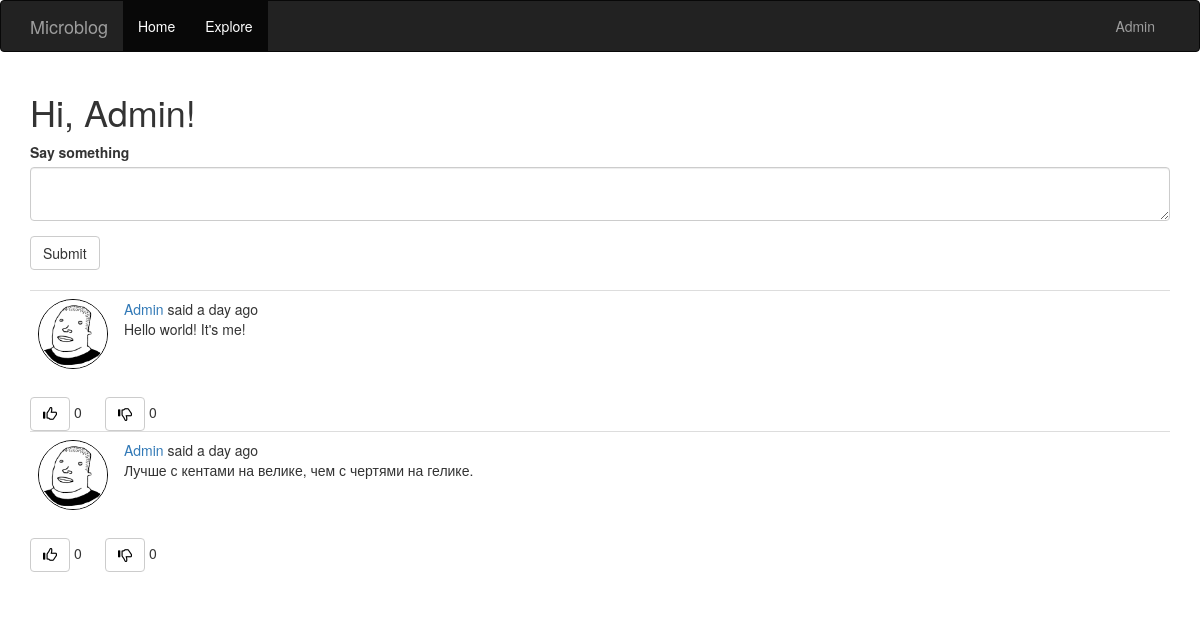
/blog (signed in), run on the app's committed database.
### app/models.py (models this page shows, shortened)
class User(UserMixin ,db.Model):
    id = db.Column(db.Integer, primary_key=True)
    username = db.Column(db.String(64), index=True, unique=True)
    email = db.Column(db.String(128), index=True, unique=True)
    password_hash = db.Column(db.String(128))
    posts = db.relationship('Post', backref='author', lazy='dynamic')
    about_me = db.Column(db.String(256))
    image_file = db.Column(db.String(20), nullable=False, default='default.png')
    last_seen = db.Column(db.DateTime, default=datetime.utcnow)
    followed = db.relationship(
        'User', secondary=followers,
        primaryjoin=(followers.c.follower_id==id),
        secondaryjoin=(followers.c.followed_id==id),
        backref=db.backref('followers', lazy='dynamic'), lazy='dynamic')
    liked = db.relationship(
        'PostLike',
        foreign_keys='PostLike.user_id',
        backref='user', lazy='dynamic')
    disliked = db.relationship(
        'PostDislike',
        foreign_keys='PostDislike.user_id',
        backref='user', lazy='dynamic')
    def has_liked_post(self, post):
        return PostLike.query.filter(
            PostLike.user_id == self.id,
            PostLike.post_id == post.id).count() > 0
    def has_disliked_post(self, post):
        return PostDislike.query.filter(
            PostDislike.user_id == self.id,
            PostDislike.post_id == post.id).count() > 0
    def followed_posts(self):
        followed = Post.query.join(
            followers, (followers.c.followed_id==Post.user_id)).filter(
                followers.c.follower_id==self.id)
        own = Post.query.filter_by(user_id=self.id)
        return followed.union(own).order_by(Post.timestamp.desc())

class Post(db.Model):
    id = db.Column(db.Integer, primary_key=True)
    body = db.Column(db.String(1024))
    timestamp = db.Column(db.DateTime, index=True, default=datetime.utcnow)
    user_id = db.Column(db.Integer, db.ForeignKey('user.id'))
    likes = db.relationship('PostLike', backref='post', lazy='dynamic')
    dislikes = db.relationship('PostDislike', backref='post', lazy='dynamic')

### app/routes.py (the view)
@app.route("/", methods=['GET', 'POST'])
@app.route("/blog", methods=['GET', 'POST'])
@login_required
def blog():
    form = PostForm()
    if form.validate_on_submit():
        post = Post(body=form.post.data, author=current_user)
        db.session.add(post)
        db.session.commit()
        flash(_('Your post is now live!'))
        return redirect(url_for('blog'))
    page = request.args.get('page', 1, type=int)
    posts = current_user.followed_posts().paginate(
        page, app.config['POSTS_PER_PAGE'], False)
    next_url = url_for('blog', page=posts.next_num) \
        if posts.has_next else None
    prev_url = url_for('blog', page=posts.prev_num) \
        if posts.has_prev else None
    return render_template('blog.html', title='Home Page', form=form,
                            posts=posts.items, next_url=next_url,
                            prev_url=prev_url)

### app/forms.py
class PostForm(FlaskForm):
    post = TextAreaField(_l('Say something'), validators=[
        DataRequired(), Length(min=1, max=140)])
    submit = SubmitField(_l('Submit'))

### app/models.py (called while the page is built)
@login.user_loader
def load_user(id):
    return User.query.get(int(id))

### app/routes.py (called while the page is built)
@app.before_request
def before_request():
    if current_user.is_authenticated:
        current_user.last_seen = datetime.utcnow()
        db.session.commit()

### app/templates/blog.html (shortened to what this page needs)
{% extends 'base.html' %}
{% import 'bootstrap/wtf.html' as wtf %}
{% block app_content %}
    <h1>{{ _('Hi, %(username)s!', username=current_user.username) }} </h1>
    {% if form %}
    {{ wtf.quick_form(form) }}
    <br>
    {% endif %}
    {% for post in posts %}
        {% include '_post.html' %}
        {% include '_like.html' %}
    {% endfor %}
{% endblock  %}

### app/templates/base.html (shortened to what this page needs)
{% extends 'bootstrap/base.html' %}
{% block navbar %}
    <nav class="navbar navbar-inverse">
        <div class="container">
            <div class="navbar-header">
                <a class="navbar-brand" href="{{url_for('blog') }}">Microblog</a>
            </div>
            <div class="collapse navbar-collapse" id="bs-example-navbar-collapse-1">
                <ul class="nav navbar-nav">
                    <li class="active"><a href="{{ url_for('blog') }}">{{ _('Home') }}</a></li>
                    <li class="active"><a href="{{ url_for('explore') }}">{{ _('Explore') }}</a></li>
                </ul>
                <ul class="nav navbar-nav navbar-right">
                    {% if current_user.is_anonymous %}
                    <li><button type="submit" class="btn btn-default"><a href="{{ url_for('login') }}">{{ _('Sign in') }}</a></button></li>
                    {% else %}
                    <li class="dropdown">
                        <a href="#" class="dropdown-toggle" data-toggle="dropdown" role="button" aria-haspopup="true" aria-expanded="false">{{ current_user.username }}</a>
                    </div>
                    {% endif %}
            </div>
    </nav>
{% endblock  %}
{% block content %}
    <div class="container">
        {% block app_content %}{% endblock  %}
{% endblock  %}

### app/templates/_post.html (shortened to what this page needs)
<table class="table table-hover">
    <tr>
        <td width="70px">
            <a href="{{ url_for('user', username=post.author.username) }}">
                <img src="{{ url_for('static', filename='avatars/' + post.author.image_file) }}" class="img-circle" width="70" height="70" style="border:1px solid black">
            </a>
        </td>
        <td>
            {{ _('%(username)s said %(when)s', username=user_link, when=moment(post.timestamp).fromNow()) }}
            <br>
            {{ post.body }}
        </td>
    </tr>
</table>

### app/templates/_like.html
<table>
    <tr>
        <td width='75px'>
            {% if current_user.has_liked_post(post) %}
            <a href="{{ url_for('like_action', post_id=post.id, action='unlike') }}" title="You're liked this post">
                <button type="button" class="btn btn-default" aria-label="Left Align">
                    <span class="glyphicon glyphicon-thumbs-up" style="color:blue" aria-hidden="true"></span>
                </button>
            </a>
            {% else %}
            <a href="{{ url_for('like_action', post_id=post.id, action='like') }}">
                <button type="button" class="btn btn-default" aria-label="Left Align">
                    <span class="glyphicon glyphicon-thumbs-up" style="color:black" aria-hidden="true"></span>
                </button>
            </a>
        {% endif %}
        {{ post.likes.count() }}
        </td>
        <td width='75px'>
            {% if current_user.has_disliked_post(post) %}
            <a href="{{ url_for('like_action', post_id=post.id, action='undislike') }}" title="You're disliked this post">
                <button type="button" class="btn btn-default" aria-label="Left Align">
                    <span class="glyphicon glyphicon-thumbs-down" style="color:blue" aria-hidden="true"></span>
                </button>
            </a>
            {% else %}
            <a href="{{ url_for('like_action', post_id=post.id, action='dislike') }}">
                <button type="button" class="btn btn-default" aria-label="Left Align">
                    <span class="glyphicon glyphicon-thumbs-down" style="color:black" aria-hidden="true"></span>
                </button>
            </a>
        {% endif %}
        {{ post.dislikes.count() }}
        </td>
    </tr>
</table>

### data on the page
User: username "Admin"
Post: image_file (picture), body "Hello world! It's me!", likes.count "0", dislikes.count "0"
Post: image_file (picture), body "Лучше с кентами на велике, чем с чертями на гелике.", likes.count "0", dislikes.count "0"
